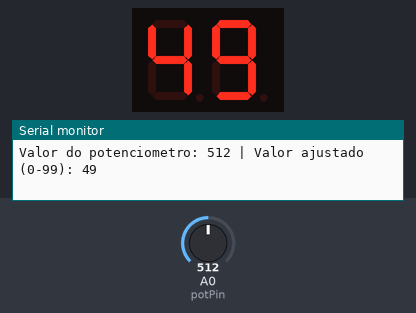
Bench run of a sketch on a simulated Arduino Mega 2560, built with avr-gcc and run on an emulated ATmega2560. On the bench: 2-digit seven-segment display, the last lines printed to the serial monitor. Wiring (inferred from the names in the program): 2-digit 7-segment display, segments lit when HIGH: segments pin 22, pin 24, pin 26, pin 28, pin 30, pin 32, pin 34; digit selects pin 42, pin 40. Inputs (shaded band) come from the test bench; at power-on: A0 (potPin) = 512. The segment pins are drawn as the display they are named for.

Above: at 1.2 s.
1.3 s: A0 (potPin) set to 114
At 2.0 s:
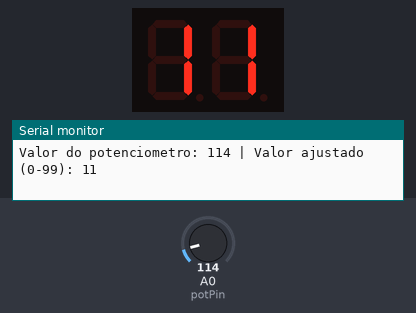
2.9 s: A0 (potPin) set to 103
At 3.9 s:
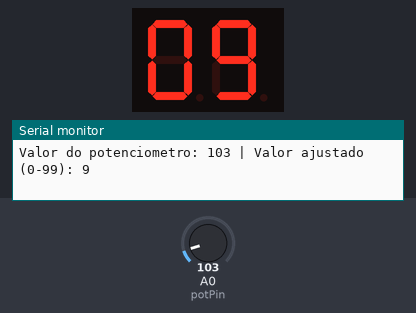
4.6 s: A0 (potPin) set to 10
At 5.8 s:
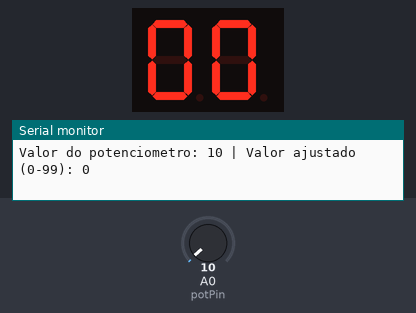
Timing chart, 0 to 7.6 s (numbered marks = the images above; inputs shaded):
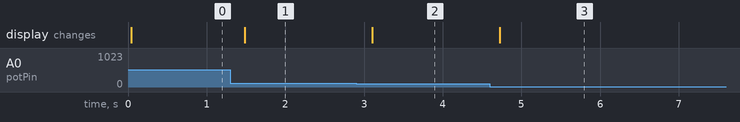

Measured:
- after the input at 1.3 s, the display: changes after 0.18 s (image 1)
- after the input at 2.9 s, the display: changes after 0.20 s (image 2)
- after the input at 4.6 s, the display: changes after 0.12 s (image 3)

The sketch:

relatorio1.ino
```cpp
const int segmentPins[7] = { 22, 24, 26, 28, 30, 32, 34 };
const int displayPins[2] = { 42, 40 };
const int potPin = A0;
const byte digitPatterns[10] = {
  B1111110,  // Digito 0
  B0110000,  // Digito 1
  B1101101,  // Digito 2
  B1111001,  // Digito 3
  B0110011,  // Digito 4
  B1011011,  // Digito 5
  B1011111,  // Digito 6
  B1110000,  // Digito 7
  B1111111,  // Digito 8
  B1111011   // Digito 9
};
void setup() {
  for (int i = 0; i < 7; i++) {
    pinMode(segmentPins[i], OUTPUT);
  }
  for (int i = 0; i < 2; i++) {
    pinMode(displayPins[i], OUTPUT);
    digitalWrite(displayPins[i], HIGH);
  }
  Serial.begin(9600);
}
void loop() {
  int potValue = analogRead(potPin);
  Serial.print("Valor do potenciometro: ");
  Serial.print(potValue);
  int displayValue = map(potValue, 0, 1023, 0, 99);
  Serial.print(" | Valor ajustado (0-99): ");
  Serial.println(displayValue);
  int tens = displayValue / 10;
  int units = displayValue % 10;
  for (int refresh = 0; refresh < 20; refresh++) {
    displayDigit(0, tens);
    delay(5);
    displayDigit(1, units);
    delay(5);
  }
}
void displayDigit(int displayIndex, int digit) {
  for (int i = 0; i < 2; i++) {
    digitalWrite(displayPins[i], HIGH);
  }
  for (int i = 0; i < 7; i++) {
    bool segmentOn = bitRead(digitPatterns[digit], 6 - i);
    digitalWrite(segmentPins[i], segmentOn ? HIGH
                                           : LOW);
  }
  digitalWrite(displayPins[displayIndex], LOW);
}
```
